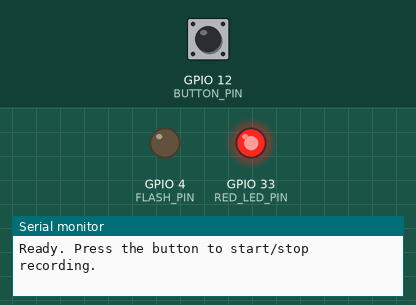
Recording of a sketch running on a simulated ESP32. Shown: output pins drawn as LEDs (lit = HIGH), the last lines printed to the serial monitor. The inputs (shaded band) are chosen by the test bench; at power-on: GPIO 12 (BUTTON_PIN) HIGH. Storage starts empty; the camera gives no picture.

Above: at 1.2 s.
1.3 s: GPIO 12 (BUTTON_PIN) pulled LOW for 0.15 s
At 2.8 s:
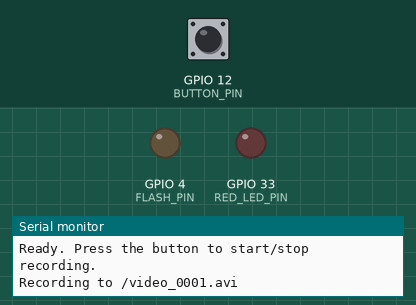
3.3 s: GPIO 12 (BUTTON_PIN) pulled LOW for 1 s
At 4.3 s:
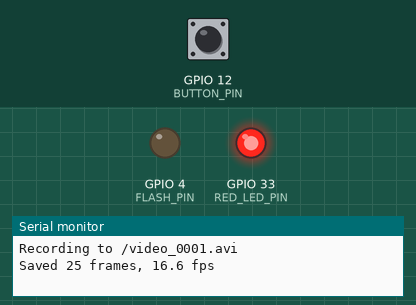
5.8 s: GPIO 12 (BUTTON_PIN) pulled LOW for 3.2 s
At 6.6 s:
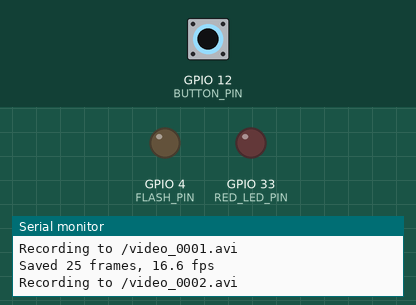
Timing chart, 0 to 8.8 s (numbered marks = the images above; inputs shaded):
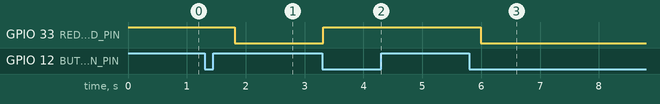

Measured:
- after the input at 1.3 s, GPIO 33 (RED_LED_PIN): HIGH → LOW after 0.51 s
- after the input at 3.3 s, GPIO 33 (RED_LED_PIN): LOW → HIGH at once
- after the input at 5.8 s, GPIO 33 (RED_LED_PIN): HIGH → LOW after 0.20 s

The sketch:

Espsam.ino
```cpp
// (licence header left out)
#include "esp_camera.h"
#include "esp_timer.h"
#include "driver/gpio.h"
#include "FS.h"
#include "SD_MMC.h"
#include "soc/soc.h"
#include "soc/rtc_cntl_reg.h"

// ---------- Pins ----------
#define BUTTON_PIN   12   // push-button to GND
#define RED_LED_PIN  33   // small red LED on back (ACTIVE LOW)
#define FLASH_PIN     4   // bright white flash LED (kept OFF)

// ---------- AI-Thinker camera pins ----------
#define PWDN_GPIO_NUM   32
#define RESET_GPIO_NUM  -1
#define XCLK_GPIO_NUM    0
#define SIOD_GPIO_NUM   26
#define SIOC_GPIO_NUM   27
#define Y9_GPIO_NUM     35
#define Y8_GPIO_NUM     34
#define Y7_GPIO_NUM     39
#define Y6_GPIO_NUM     36
#define Y5_GPIO_NUM     21
#define Y4_GPIO_NUM     19
#define Y3_GPIO_NUM     18
#define Y2_GPIO_NUM      5
#define VSYNC_GPIO_NUM  25
#define HREF_GPIO_NUM   23
#define PCLK_GPIO_NUM   22

// ---------- Settings ----------
#define FRAME_W        640
#define FRAME_H        480
#define JPEG_QUALITY   12        // 10 = better/larger, 15 = smaller. 12 is a stable middle.
#define MAX_FRAMES     30000     // safety limit; auto-stops when reached
#define HEADER_SIZE    224

// ---------- State ----------
bool recording = false;
bool sdReady = false;
bool camReady = false;
File aviFile;
uint32_t frameCount = 0;
uint32_t moviBytes = 0;
uint32_t startMs = 0;
uint32_t *idxTable = nullptr;    // pairs: offset, size (stored in PSRAM)
uint32_t nullFrames = 0;

// ---------- Button (interrupt based) ----------
volatile bool btnFlag = false;
volatile uint32_t lastHighMs = 0;

void IRAM_ATTR onButton() {
  uint32_t now = (uint32_t)(esp_timer_get_time() / 1000);
  if (gpio_get_level((gpio_num_t)BUTTON_PIN)) {
    lastHighMs = now;                       // released (or bounce)
  } else if (now - lastHighMs > 60) {       // real press after stable HIGH
    btnFlag = true;
    lastHighMs = now;
  }
}

// ---------- Little-endian helpers ----------
static void put32(uint8_t *b, int off, uint32_t v) {
  b[off] = v & 0xFF; b[off + 1] = (v >> 8) & 0xFF;
  b[off + 2] = (v >> 16) & 0xFF; b[off + 3] = (v >> 24) & 0xFF;
}
static void put16(uint8_t *b, int off, uint16_t v) {
  b[off] = v & 0xFF; b[off + 1] = (v >> 8) & 0xFF;
}
static void putTag(uint8_t *b, int off, const char *t) { memcpy(b + off, t, 4); }

static void buildHeader(uint8_t *b) {
  memset(b, 0, HEADER_SIZE);
  putTag(b, 0, "RIFF");  put32(b, 4, 0);          putTag(b, 8, "AVI ");
  putTag(b, 12, "LIST"); put32(b, 16, 192);       putTag(b, 20, "hdrl");
  putTag(b, 24, "avih"); put32(b, 28, 56);
  put32(b, 32, 66666);                            // us per frame (patched later)
  put32(b, 44, 0x10);                             // has index
  put32(b, 48, 0);                                // total frames (patched later)
  put32(b, 56, 1);                                // streams
  put32(b, 60, 100000);                           // suggested buffer
  put32(b, 64, FRAME_W); put32(b, 68, FRAME_H);
  putTag(b, 88, "LIST"); put32(b, 92, 116);       putTag(b, 96, "strl");
  putTag(b, 100, "strh"); put32(b, 104, 56);
  putTag(b, 108, "vids"); putTag(b, 112, "MJPG");
  put32(b, 128, 1000);                            // scale (patched later)
  put32(b, 132, 15000);                           // rate  (patched later)
  put32(b, 140, 0);                               // length (patched later)
  put32(b, 144, 100000);
  put32(b, 148, 0xFFFFFFFF);                      // quality
  put16(b, 160, FRAME_W); put16(b, 162, FRAME_H);
  putTag(b, 164, "strf"); put32(b, 168, 40);
  put32(b, 172, 40); put32(b, 176, FRAME_W); put32(b, 180, FRAME_H);
  put16(b, 184, 1);  put16(b, 186, 24);
  putTag(b, 188, "MJPG");
  put32(b, 192, FRAME_W * FRAME_H * 3);
  putTag(b, 212, "LIST"); put32(b, 216, 4);      putTag(b, 220, "movi");
}

static void patch32(uint32_t pos, uint32_t v) {
  uint8_t t[4]; put32(t, 0, v);
  aviFile.seek(pos);
  aviFile.write(t, 4);
}

// ---------- LED ----------
static void redLed(bool on) { digitalWrite(RED_LED_PIN, on ? LOW : HIGH); }

// Fast blink = error. Blinks for a few seconds, then returns to idle.
static void errorBlink() {
  for (int i = 0; i < 12; i++) { redLed(true); delay(150); redLed(false); delay(150); }
}

// ---------- Camera ----------
static bool startCamera() {
  camera_config_t c = {};
  c.ledc_channel = LEDC_CHANNEL_0;
  c.ledc_timer   = LEDC_TIMER_0;
  c.pin_d0 = Y2_GPIO_NUM; c.pin_d1 = Y3_GPIO_NUM; c.pin_d2 = Y4_GPIO_NUM; c.pin_d3 = Y5_GPIO_NUM;
  c.pin_d4 = Y6_GPIO_NUM; c.pin_d5 = Y7_GPIO_NUM; c.pin_d6 = Y8_GPIO_NUM; c.pin_d7 = Y9_GPIO_NUM;
  c.pin_xclk = XCLK_GPIO_NUM; c.pin_pclk = PCLK_GPIO_NUM;
  c.pin_vsync = VSYNC_GPIO_NUM; c.pin_href = HREF_GPIO_NUM;
  c.pin_sccb_sda = SIOD_GPIO_NUM; c.pin_sccb_scl = SIOC_GPIO_NUM;
  c.pin_pwdn = PWDN_GPIO_NUM; c.pin_reset = RESET_GPIO_NUM;
  c.xclk_freq_hz = 20000000;
  c.pixel_format = PIXFORMAT_JPEG;
  c.frame_size   = FRAMESIZE_VGA;          // 640x480
  c.jpeg_quality = JPEG_QUALITY;
  c.fb_count     = 2;
  c.fb_location  = CAMERA_FB_IN_PSRAM;
  c.grab_mode    = CAMERA_GRAB_LATEST;
  return esp_camera_init(&c) == ESP_OK;
}

// ---------- Find next free filename ----------
static String nextFilename() {
  char name[32];
  for (int i = 1; i < 10000; i++) {
    snprintf(name, sizeof(name), "/video_%04d.avi", i);
    if (!SD_MMC.exists(name)) return String(name);
  }
  return String("/video_9999.avi");
}

// ---------- Stop ----------
static void stopRecording() {
  recording = false;                       // halt frame stream first
  uint32_t elapsed = millis() - startMs;
  if (elapsed == 0) elapsed = 1;

  // go back to the end of the last good frame (discards any partial write)
  aviFile.seek(HEADER_SIZE + moviBytes);

  // write idx1 index
  uint8_t chunk[16 * 64];
  uint32_t done = 0;
  uint8_t tag[8];
  putTag(tag, 0, "idx1"); put32(tag, 4, frameCount * 16);
  aviFile.write(tag, 8);
  while (done < frameCount) {
    uint32_t n = min((uint32_t)64, frameCount - done);
    for (uint32_t i = 0; i < n; i++) {
      uint8_t *e = chunk + i * 16;
      putTag(e, 0, "00dc");
      put32(e, 4, 0x10);
      put32(e, 8, idxTable[(done + i) * 2]);
      put32(e, 12, idxTable[(done + i) * 2 + 1]);
    }
    aviFile.write(chunk, n * 16);
    done += n;
  }

  uint32_t total = aviFile.position();
  uint32_t fpsX1000 = (uint32_t)((uint64_t)frameCount * 1000000ULL / elapsed);
  if (fpsX1000 == 0) fpsX1000 = 1000;
  uint32_t usPerFrame = (uint32_t)(1000000000ULL / fpsX1000);

  // patch header fields
  patch32(4,   total - 8);
  patch32(32,  usPerFrame);
  patch32(48,  frameCount);
  patch32(128, 1000);
  patch32(132, fpsX1000);
  patch32(140, frameCount);
  patch32(216, 4 + moviBytes);

  aviFile.flush();
  aviFile.close();

  redLed(false);                           // file is safe: LED off
  Serial.printf("Saved %u frames, %.1f fps\n", frameCount, fpsX1000 / 1000.0);
}

// ---------- Start ----------
static void startRecording() {
  // SD card in 1-bit mode (mounted once, stays mounted)
  if (!sdReady) {
    if (!SD_MMC.begin("/sdcard", true) || SD_MMC.cardType() == CARD_NONE) {
      Serial.println("SD card mount failed (check card is inserted and FAT32)");
      SD_MMC.end();
      errorBlink();
      return;
    }
    sdReady = true;
    pinMode(BUTTON_PIN, INPUT_PULLUP);     // make sure pull-up is still on
    pinMode(FLASH_PIN, OUTPUT);
    digitalWrite(FLASH_PIN, LOW);          // keep white flash off
  }

  // Camera starts once, stays initialised
  if (!camReady) {
    if (!startCamera()) {
      Serial.println("Camera init failed (check ribbon cable and PSRAM setting)");
      errorBlink();
      return;
    }
    camReady = true;
  }

  if (!idxTable) idxTable = (uint32_t *)ps_malloc((size_t)MAX_FRAMES * 8);
  if (!idxTable) { Serial.println("Index memory alloc failed (enable PSRAM)"); errorBlink(); return; }

  String fn = nextFilename();
  aviFile = SD_MMC.open(fn.c_str(), FILE_WRITE);
  if (!aviFile) {
    Serial.println("Cannot open file (card removed?) - will remount on next press");
    SD_MMC.end();
    sdReady = false;
    errorBlink();
    return;
  }

  uint8_t hdr[HEADER_SIZE];
  buildHeader(hdr);
  if (aviFile.write(hdr, HEADER_SIZE) != HEADER_SIZE) {
    Serial.println("Header write failed");
    aviFile.close();
    errorBlink();
    return;
  }

  frameCount = 0;
  moviBytes = 0;
  nullFrames = 0;

  // let auto-exposure settle: discard a few frames
  for (int i = 0; i < 3; i++) {
    camera_fb_t *f = esp_camera_fb_get();
    if (f) esp_camera_fb_return(f);
  }

  startMs = millis();
  recording = true;
  redLed(true);
  Serial.printf("Recording to %s\n", fn.c_str());
}

// ---------- One frame ----------
static void recordOneFrame() {
  camera_fb_t *fb = esp_camera_fb_get();
  if (!fb) {
    if (++nullFrames > 100) { Serial.println("Camera stopped giving frames"); stopRecording(); }
    return;
  }
  nullFrames = 0;

  uint32_t len = fb->len;
  uint32_t padded = (len + 1) & ~1U;       // AVI chunks must be even-sized

  uint8_t h[8];
  putTag(h, 0, "00dc"); put32(h, 4, len);

  size_t w1 = aviFile.write(h, 8);
  size_t w2 = aviFile.write(fb->buf, len);
  size_t w3 = 1;
  if (padded != len) { uint8_t z = 0; w3 = aviFile.write(&z, 1); }
  esp_camera_fb_return(fb);

  if (w1 != 8 || w2 != len || w3 != 1) {   // card full or write error
    Serial.println("SD write error (card full?) - stopping and saving");
    stopRecording();
    return;
  }

  idxTable[frameCount * 2]     = 4 + moviBytes;   // offset relative to 'movi'
  idxTable[frameCount * 2 + 1] = len;
  moviBytes += 8 + padded;
  frameCount++;

  if ((frameCount % 100) == 0) aviFile.flush();   // limit data loss on power cut
  if (frameCount >= MAX_FRAMES) {
    Serial.println("Frame limit reached - stopping");
    stopRecording();
  }
}

// ---------- Arduino ----------
void setup() {
  WRITE_PERI_REG(RTC_CNTL_BROWN_OUT_REG, 0);      // avoid brownout resets on USB power dips
  Serial.begin(115200);
  pinMode(RED_LED_PIN, OUTPUT);
  redLed(false);
  pinMode(BUTTON_PIN, INPUT_PULLUP);
  attachInterrupt(digitalPinToInterrupt(BUTTON_PIN), onButton, CHANGE);
  Serial.println("Ready. Press the button to start/stop recording.");
}

void loop() {
  if (btnFlag) {
    btnFlag = false;
    if (!recording) { startRecording(); btnFlag = false; }
    else            { stopRecording(); }
  }

  if (recording) recordOneFrame();
  else delay(10);
}
```
